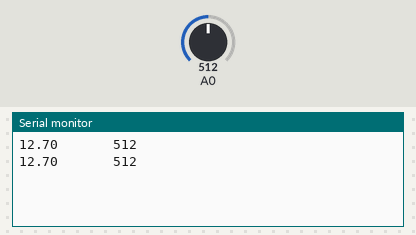
Recording of a sketch running on a simulated Arduino Uno, built with avr-gcc and run on an emulated ATmega328P. On the bench: the last lines printed to the serial monitor. The test bench sets the inputs (shaded band); at power-on: A0 = 512.

Above: at 1.8 s.
1.9 s: A0 set to 716
At 2.8 s:
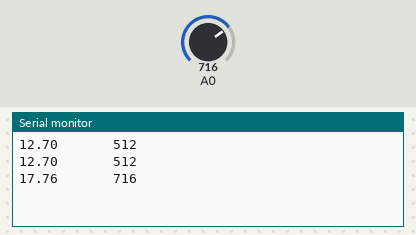
3.4 s: A0 set to 900
At 4.6 s:
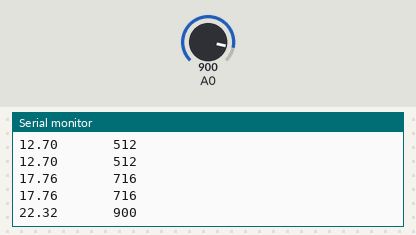
Timing chart, 0 to 6.4 s (numbered marks = the images above; inputs shaded):
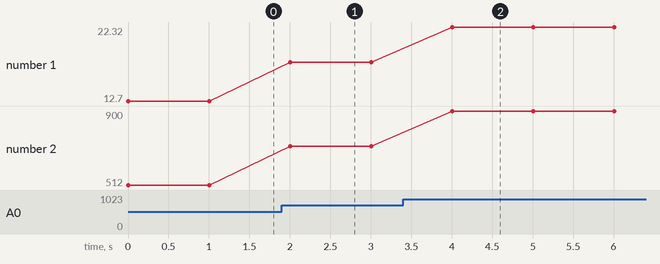

The sketch:

voltage_reading1.ino
```cpp
float r1 = 29700;
float r2=7500;
void setup() {
  Serial.begin(9600);
  // put your setup code here, to run once:

}

void loop() {
  int sensorvalue = analogRead(A0);
  float voltage = (5*sensorvalue*(r1+r2))/(1000*r2);
  Serial.print(voltage);
  Serial.print("       ");
  Serial.println(sensorvalue);
  delay(1000);
  // put your main code here, to run repeatedly:

}
```

Measured:
- after the input at 1.9 s, the serial monitor: prints a new line after 0.10 s (image 1)
- after the input at 3.4 s, the serial monitor: prints a new line after 0.60 s (image 2)
- plotted number 1: 12.7 → 17.76 after the input at 1.9 s, 17.76 → 22.32 after the input at 3.4 s
- plotted number 2: 512 → 716 after the input at 1.9 s, 716 → 900 after the input at 3.4 s
